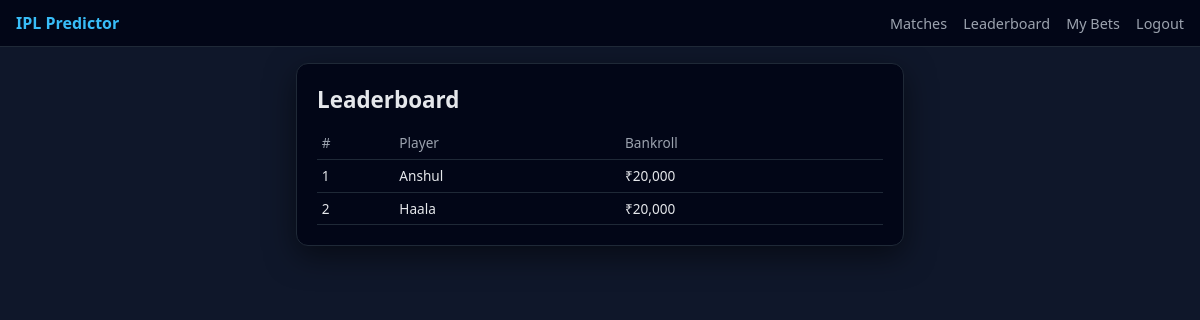
/leaderboard (signed in), run on the app's committed database.
### app/models.py (models this page shows)
class User(Base):
    __tablename__ = "users"
    id: Mapped[int] = mapped_column(primary_key=True, index=True)
    username: Mapped[str] = mapped_column(String(64), unique=True, index=True)
    bankroll: Mapped[int] = mapped_column(Integer, default=20000)
    created_at: Mapped[datetime] = mapped_column(
        DateTime, default=datetime.utcnow
    )
    bets: Mapped[list["Bet"]] = relationship("Bet", back_populates="user")

### app/routers/leaderboard.py (the view)
@router.get("/leaderboard")
def leaderboard(
    request: Request,
    db: Session = Depends(get_db),
):
    users = (
        db.query(models.User)
        .order_by(models.User.bankroll.desc(), models.User.username.asc())
        .all()
    )
    return request.app.state.templates.TemplateResponse(
        "leaderboard.html",
        {
            "request": request,
            "users": users,
        },
    )

### app/templates/leaderboard.html (shortened to what this page needs)
{% extends "base.html" %}
{% block content %}
<section class="card">
  <h1>Leaderboard</h1>
  {% if not users %}
  <p>No players yet.</p>
  {% else %}
  <table class="table">
    <thead>
      <tr>
        <th>#</th>
        <th>Player</th>
        <th>Bankroll</th>
      </tr>
    </thead>
    <tbody>
      {% for u in users %}
      <tr>
        <td>{{ loop.index }}</td>
        <td>{{ u.username }}</td>
        <td>₹{{ "{:,}".format(u.bankroll) }}</td>
      </tr>
      {% endfor %}
    </tbody>
  </table>
  {% endif %}
</section>
{% endblock %}

### app/static/css/styles.css (style rules this page uses)
*, *::before, *::after { box-sizing: border-box; }
body { margin: 0; font-family: system-ui, -apple-system, BlinkMacSystemFont, "Segoe UI", sans-serif; background: #0f172a; color: #e5e7eb; }
.card { background: #020617; border-radius: 0.75rem; padding: 1.25rem; box-shadow: 0 10px 30px rgba(0, 0, 0, 0.5); border: 1px solid #1f2937; }
h1 { font-size: 1.4rem; margin: 0 0 0.75rem; }
.table { width: 100%; border-collapse: collapse; margin-top: 0.75rem; font-size: 0.85rem; }
.table th, .table td { padding: 0.4rem 0.3rem; border-bottom: 1px solid #1f2937; }
.table th { text-align: left; color: #9ca3af; font-weight: 500; }

### data on the page
User: username "Anshul", bankroll "20,000"
User: username "Haala", bankroll "20,000"
